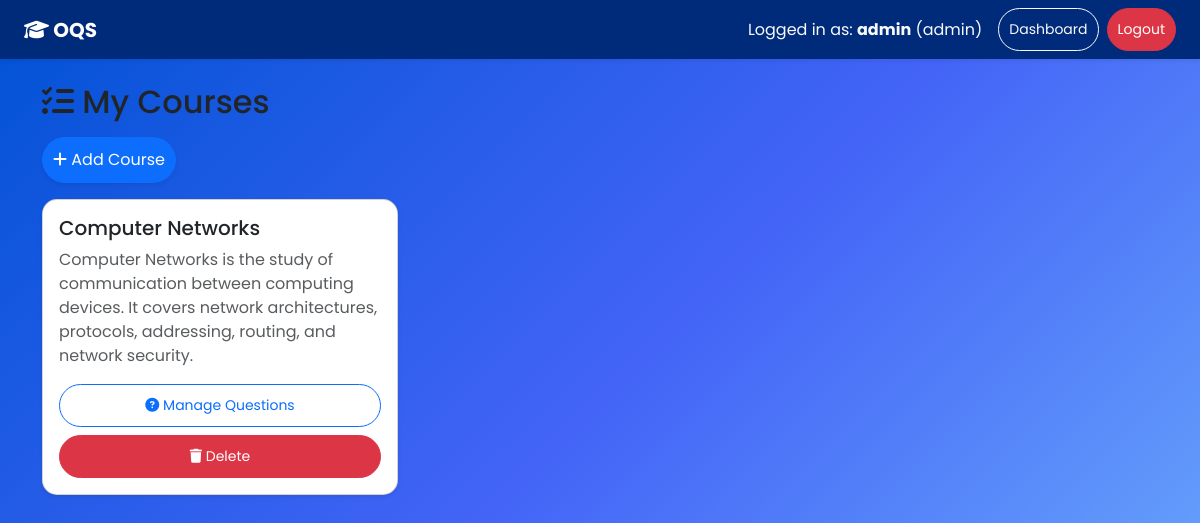
Page /admin/courses (signed in) on the committed database.
### app.py (models this page shows, shortened)
class User(db.Model, UserMixin):
    id = db.Column(db.Integer, primary_key=True)
    username = db.Column(db.String(80), unique=True, nullable=False)
    password_hash = db.Column(db.String(128), nullable=False)
    role = db.Column(db.String(20), nullable=False)  # 'admin', 'teacher', 'student'
    is_approved = db.Column(db.Boolean, default=True)  # teachers need approval

class Course(db.Model):
    id = db.Column(db.Integer, primary_key=True)
    name = db.Column(db.String(120), nullable=False)
    description = db.Column(db.Text, nullable=True)
    created_by_id = db.Column(db.Integer, db.ForeignKey('user.id'))
    created_by = db.relationship('User', backref='courses')

### app.py (the view)
@app.route('/admin/courses')
@login_required
def admin_courses():
    if not is_admin():
        flash('Access denied', 'danger')
    courses = Course.query.all()
    return render_template('course_form.html', courses=courses, mode='list', role='admin')

### app.py (called while the page is built)
@login_manager.user_loader
def load_user(user_id):
    return User.query.get(int(user_id))

def is_admin():
    return current_user.is_authenticated and current_user.role == 'admin'

### templates/course_form.html (shortened to what this page needs)
{% extends 'base.html' %} {% block content %} {% if mode == 'add' %}
<h2 class="mb-3"><i class="fa-solid fa-book-medical"></i> Add Course</h2>
<div class="card shadow p-4" style="max-width: 600px">
  <form method="POST">
    <div class="mb-3">
      <label class="form-label">Course Name</label>
      <input type="text" name="name" class="form-control" required />
    </div>
    <div class="mb-3">
      <label class="form-label">Description</label>
      <textarea name="description" class="form-control" rows="3"></textarea>
    </div>
    <button class="btn btn-success w-100">
      <i class="fa-solid fa-check"></i> Save Course
    </button>
  </form>
</div>
{% else %}
<h2 class="mb-3"><i class="fa-solid fa-list-check"></i> My Courses</h2>
<a
  href="{{ url_for(role + '_add_course') }}"
  class="btn btn-primary mb-3 shadow-sm"
>
  <i class="fa-solid fa-plus"></i> Add Course
</a>
{% if courses %}
<div class="row">
  {% for c in courses %}
  <div class="col-md-4 mb-3">
    <div class="card shadow-sm h-100">
      <div class="card-body">
        <h5 class="card-title">{{ c.name }}</h5>
        <p class="text-muted">{{ c.description }}</p>
        <a
          href="{{ url_for('view_questions', course_id=c.id) }}"
          class="btn btn-outline-primary btn-sm w-100 mb-2"
        >
          <i class="fa-solid fa-question-circle"></i> Manage Questions
        </a>
        {% if role == 'admin' %}
        <a
          href="{{ url_for('admin_delete_course', course_id=c.id) }}"
          class="btn btn-danger btn-sm w-100"
        >
          <i class="fa-solid fa-trash"></i> Delete
        </a>
        {% endif %}
      </div>
    </div>
  </div>
  {% endfor %}
</div>
{% else %}
<p class="text-muted">No courses added yet. Click "Add Course" above.</p>
{% endif %} {% endif %} {% endblock %}

### templates/base.html (shortened to what this page needs)
<!DOCTYPE html>
<html lang="en">
  <head>
    <link
      rel="stylesheet"
      href="https://cdn.jsdelivr.net/npm/bootstrap@5.3.2/dist/css/bootstrap.min.css"
    />
    <link
      rel="stylesheet"
      href="https://cdnjs.cloudflare.com/ajax/libs/font-awesome/6.5.0/css/all.min.css"
    />
    <link
      rel="stylesheet"
      href="{{ url_for('static', filename='style.css') }}"
    />
  </head>
  <body class="bg-blue-theme">
    <nav class="navbar navbar-expand-lg navbar-dark shadow-sm">
      <div class="container-fluid px-4">
        <a class="navbar-brand fw-bold" href="{{ url_for('home') }}">
          <i class="fa-solid fa-graduation-cap"></i> OQS
        </a>
        <div class="justify-content-end collapse navbar-collapse">
          {% if current_user.is_authenticated %}
          <span class="text-light me-3">
            Logged in as: <strong>{{ current_user.username }}</strong> ({{
            current_user.role }})
          </span>
          <a
            href="{{ url_for('home') }}"
            class="btn btn-outline-light btn-sm me-2"
            >Dashboard</a
          >
          <a href="{{ url_for('logout') }}" class="btn btn-danger btn-sm"
            >Logout</a
          >
          {% endif %}
        </div>
      </div>
    </nav>
    <div class="container py-4">
       {% block content %}{% endblock %}
    </div>
  </body>
</html>

### static/style.css (style rules this page uses)
body.bg-blue-theme { background: linear-gradient(135deg, #0052d4, #4364f7, #6fb1fc); min-height: 100vh; font-family: "Poppins", sans-serif; }
.navbar { background: #002b7a !important; }
.card { background: #ffffff; border-radius: 15px; }
.btn { border-radius: 30px !important; padding: 10px !important; }

### rows in the picture
User: username "admin", role "admin"
Course: name "Computer Networks", description "Computer Networks is the study of communication between computing devices. It covers network architectures, protocols, addressing, routing, and network security."
